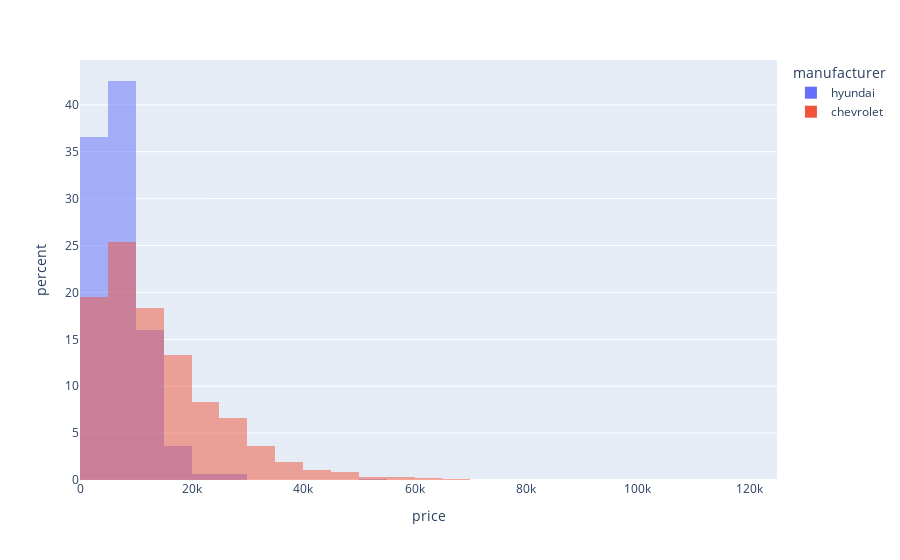

Notebook cell for this chart:
### Code cell
fig3 = px.histogram(df_filtered, x='price', nbins=30, color='manufacturer', histnorm=histnorm, barmode='overlay')
fig3.show()

### Figure 1 — Plotly figure (JSON) as saved in the notebook; plotly's stock layout.template omitted (floating-point values rounded to 4 significant figures; data arrays with more than 128 entries replaced by an {"elided": "..."} marker saying what was removed)
{"data": [{"alignmentgroup": "True", "bingroup": "x", "histnorm": "percent", "hovertemplate": "manufacturer=hyundai<br>price=%{x}<br>percent=%{y}<extra></extra>", "legendgroup": "hyundai", "marker": {"color": "#636efa", "opacity": 0.5, "pattern": {"shape": ""}}, "name": "hyundai", "nbinsx": 30, "offsetgroup": "hyundai", "orientation": "v", "showlegend": true, "type": "histogram", "x": {"elided": "1173 int values"}, "xaxis": "x", "yaxis": "y"}, {"alignmentgroup": "True", "bingroup": "x", "histnorm": "percent", "hovertemplate": "manufacturer=chevrolet<br>price=%{x}<br>percent=%{y}<extra></extra>", "legendgroup": "chevrolet", "marker": {"color": "#EF553B", "opacity": 0.5, "pattern": {"shape": ""}}, "name": "chevrolet", "nbinsx": 30, "offsetgroup": "chevrolet", "orientation": "v", "showlegend": true, "type": "histogram", "x": {"elided": "10611 int values"}, "xaxis": "x", "yaxis": "y"}], "layout": {"barmode": "overlay", "legend": {"title": {"text": "manufacturer"}, "tracegroupgap": 0}, "margin": {"t": 60}, "xaxis": {"anchor": "y", "domain": [0, 1], "title": {"text": "price"}}, "yaxis": {"anchor": "x", "domain": [0, 1], "title": {"text": "percent"}}}}
